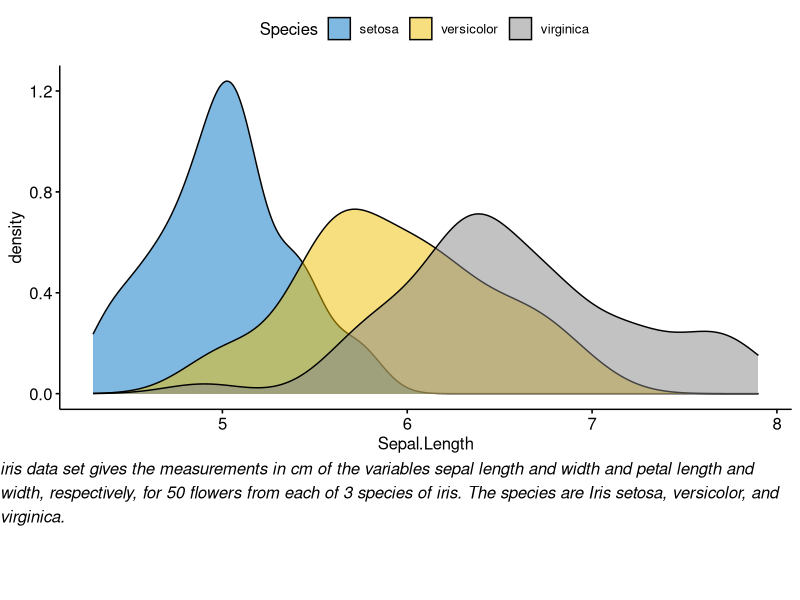

R code for this plot:
library(ggpubr)


### Name: ggparagraph
### Title: Draw a Paragraph of Text
### Aliases: ggparagraph drawDetails.splitText

### ** Examples

# Density plot
density.p <- ggdensity(iris, x = "Sepal.Length",
                      fill = "Species", palette = "jco")

# Text plot
text <- paste("iris data set gives the measurements in cm",
             "of the variables sepal length and width",
             "and petal length and width, respectively,",
             "for 50 flowers from each of 3 species of iris.",
             "The species are Iris setosa, versicolor, and virginica.", sep = " ")
text.p <- ggparagraph(text, face = "italic", size = 12)

# Arrange the plots on the same page
ggarrange(density.p, text.p,
         ncol = 1, nrow = 2,
         heights = c(1, 0.3))
